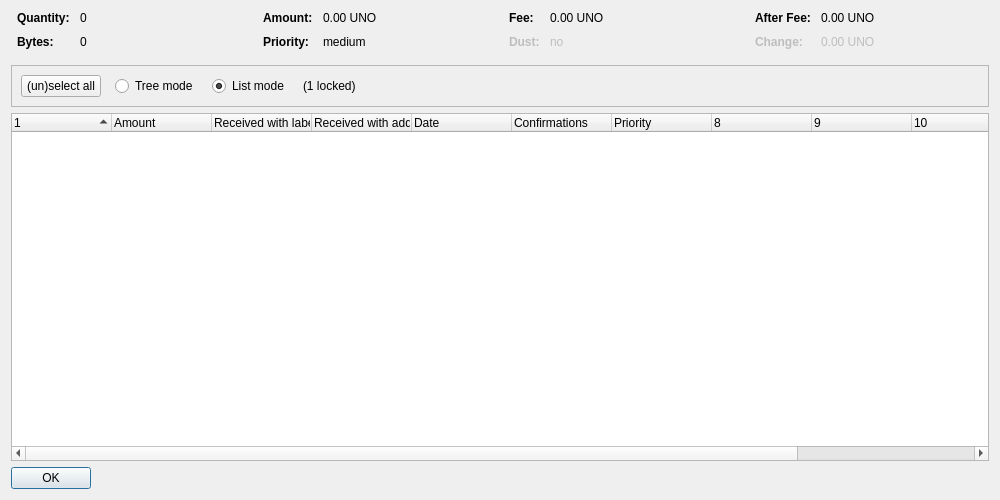
<?xml version="1.0" encoding="UTF-8"?>
<ui version="4.0">
 <class>CoinControlDialog</class>
 <widget class="QDialog" name="CoinControlDialog">
  <property name="geometry">
   <rect>
    <x>0</x>
    <y>0</y>
    <width>1000</width>
    <height>500</height>
   </rect>
  </property>
  <property name="windowTitle">
   <string>Coin Selection</string>
  </property>
  <layout class="QVBoxLayout" name="verticalLayout">
   <item>
    <layout class="QHBoxLayout" name="horizontalLayoutTop" stretch="0,0,0,0">
     <property name="topMargin">
      <number>0</number>
     </property>
     <property name="bottomMargin">
      <number>10</number>
     </property>
     <item>
      <layout class="QFormLayout" name="formLayoutCoinControl1">
       <property name="horizontalSpacing">
        <number>10</number>
       </property>
       <property name="verticalSpacing">
        <number>10</number>
       </property>
       <property name="leftMargin">
        <number>6</number>
       </property>
       <property name="rightMargin">
        <number>6</number>
       </property>
       <item row="0" column="0">
        <widget class="QLabel" name="labelCoinControlQuantityText">
         <property name="font">
          <font>
           <weight>75</weight>
           <bold>true</bold>
          </font>
         </property>
         <property name="text">
          <string>Quantity:</string>
         </property>
        </widget>
       </item>
       <item row="0" column="1">
        <widget class="QLabel" name="labelCoinControlQuantity">
         <property name="cursor">
          <cursorShape>IBeamCursor</cursorShape>
         </property>
         <property name="contextMenuPolicy">
          <enum>Qt::ActionsContextMenu</enum>
         </property>
         <property name="text">
          <string notr="true">0</string>
         </property>
         <property name="textInteractionFlags">
          <set>Qt::LinksAccessibleByMouse|Qt::TextSelectableByKeyboard|Qt::TextSelectableByMouse</set>
         </property>
        </widget>
       </item>
       <item row="1" column="0">
        <widget class="QLabel" name="labelCoinControlBytesText">
         <property name="font">
          <font>
           <weight>75</weight>
           <bold>true</bold>
          </font>
         </property>
         <property name="text">
          <string>Bytes:</string>
         </property>
        </widget>
       </item>
       <item row="1" column="1">
        <widget class="QLabel" name="labelCoinControlBytes">
         <property name="cursor">
          <cursorShape>IBeamCursor</cursorShape>
         </property>
         <property name="contextMenuPolicy">
          <enum>Qt::ActionsContextMenu</enum>
         </property>
         <property name="text">
          <string notr="true">0</string>
         </property>
         <property name="textInteractionFlags">
          <set>Qt::LinksAccessibleByMouse|Qt::TextSelectableByKeyboard|Qt::TextSelectableByMouse</set>
         </property>
        </widget>
       </item>
      </layout>
     </item>
     <item>
      <layout class="QFormLayout" name="formLayoutCoinControl2">
       <property name="horizontalSpacing">
        <number>10</number>
       </property>
       <property name="verticalSpacing">
        <number>10</number>
       </property>
       <property name="leftMargin">
        <number>6</number>
       </property>
       <property name="rightMargin">
        <number>6</number>
       </property>
       <item row="0" column="0">
        <widget class="QLabel" name="labelCoinControlAmountText">
         <property name="font">
          <font>
           <weight>75</weight>
           <bold>true</bold>
          </font>
         </property>
         <property name="text">
          <string>Amount:</string>
         </property>
        </widget>
       </item>
       <item row="0" column="1">
        <widget class="QLabel" name="labelCoinControlAmount">
         <property name="cursor">
          <cursorShape>IBeamCursor</cursorShape>
         </property>
         <property name="contextMenuPolicy">
          <enum>Qt::ActionsContextMenu</enum>
         </property>
         <property name="text">
          <string notr="true">0.00 UNO</string>
         </property>
         <property name="textInteractionFlags">
          <set>Qt::LinksAccessibleByMouse|Qt::TextSelectableByKeyboard|Qt::TextSelectableByMouse</set>
         </property>
        </widget>
       </item>
       <item row="1" column="0">
        <widget class="QLabel" name="labelCoinControlPriorityText">
         <property name="font">
          <font>
           <weight>75</weight>
           <bold>true</bold>
          </font>
         </property>
         <property name="text">
          <string>Priority:</string>
         </property>
        </widget>
       </item>
       <item row="1" column="1">
        <widget class="QLabel" name="labelCoinControlPriority">
         <property name="cursor">
          <cursorShape>IBeamCursor</cursorShape>
         </property>
         <property name="contextMenuPolicy">
          <enum>Qt::ActionsContextMenu</enum>
         </property>
         <property name="text">
          <string notr="true">medium</string>
         </property>
         <property name="textInteractionFlags">
          <set>Qt::LinksAccessibleByMouse|Qt::TextSelectableByKeyboard|Qt::TextSelectableByMouse</set>
         </property>
        </widget>
       </item>
      </layout>
     </item>
     <item>
      <layout class="QFormLayout" name="formLayoutCoinControl3">
       <property name="horizontalSpacing">
        <number>10</number>
       </property>
       <property name="verticalSpacing">
        <number>10</number>
       </property>
       <property name="leftMargin">
        <number>6</number>
       </property>
       <property name="rightMargin">
        <number>6</number>
       </property>
       <item row="0" column="0">
        <widget class="QLabel" name="labelCoinControlFeeText">
         <property name="font">
          <font>
           <weight>75</weight>
           <bold>true</bold>
          </font>
         </property>
         <property name="text">
          <string>Fee:</string>
         </property>
        </widget>
       </item>
       <item row="0" column="1">
        <widget class="QLabel" name="labelCoinControlFee">
         <property name="cursor">
          <cursorShape>IBeamCursor</cursorShape>
         </property>
         <property name="contextMenuPolicy">
          <enum>Qt::ActionsContextMenu</enum>
         </property>
         <property name="text">
          <string notr="true">0.00 UNO</string>
         </property>
         <property name="textInteractionFlags">
          <set>Qt::LinksAccessibleByMouse|Qt::TextSelectableByKeyboard|Qt::TextSelectableByMouse</set>
         </property>
        </widget>
       </item>
       <item row="1" column="0">
        <widget class="QLabel" name="labelCoinControlLowOutputText">
         <property name="enabled">
          <bool>false</bool>
         </property>
         <property name="font">
          <font>
           <weight>75</weight>
           <bold>true</bold>
          </font>
         </property>
         <property name="text">
          <string>Dust:</string>
         </property>
        </widget>
       </item>
       <item row="1" column="1">
        <widget class="QLabel" name="labelCoinControlLowOutput">
         <property name="enabled">
          <bool>false</bool>
         </property>
         <property name="cursor">
          <cursorShape>IBeamCursor</cursorShape>
         </property>
         <property name="contextMenuPolicy">
          <enum>Qt::ActionsContextMenu</enum>
         </property>
         <property name="text">
          <string notr="true">no</string>
         </property>
         <property name="textInteractionFlags">
          <set>Qt::LinksAccessibleByMouse|Qt::TextSelectableByKeyboard|Qt::TextSelectableByMouse</set>
         </property>
        </widget>
       </item>
      </layout>
     </item>
     <item>
      <layout class="QFormLayout" name="formLayoutCoinControl4">
       <property name="horizontalSpacing">
        <number>10</number>
       </property>
       <property name="verticalSpacing">
        <number>10</number>
       </property>
       <property name="leftMargin">
        <number>6</number>
       </property>
       <property name="rightMargin">
        <number>6</number>
       </property>
       <item row="0" column="0">
        <widget class="QLabel" name="labelCoinControlAfterFeeText">
         <property name="font">
          <font>
           <weight>75</weight>
           <bold>true</bold>
          </font>
         </property>
         <property name="text">
          <string>After Fee:</string>
         </property>
        </widget>
       </item>
       <item row="0" column="1">
        <widget class="QLabel" name="labelCoinControlAfterFee">
         <property name="cursor">
          <cursorShape>IBeamCursor</cursorShape>
         </property>
         <property name="contextMenuPolicy">
          <enum>Qt::ActionsContextMenu</enum>
         </property>
         <property name="text">
          <string notr="true">0.00 UNO</string>
         </property>
         <property name="textInteractionFlags">
          <set>Qt::LinksAccessibleByMouse|Qt::TextSelectableByKeyboard|Qt::TextSelectableByMouse</set>
         </property>
        </widget>
       </item>
       <item row="1" column="0">
        <widget class="QLabel" name="labelCoinControlChangeText">
         <property name="enabled">
          <bool>false</bool>
         </property>
         <property name="font">
          <font>
           <weight>75</weight>
           <bold>true</bold>
          </font>
         </property>
         <property name="text">
          <string>Change:</string>
         </property>
        </widget>
       </item>
       <item row="1" column="1">
        <widget class="QLabel" name="labelCoinControlChange">
         <property name="enabled">
          <bool>false</bool>
         </property>
         <property name="cursor">
          <cursorShape>IBeamCursor</cursorShape>
         </property>
         <property name="contextMenuPolicy">
          <enum>Qt::ActionsContextMenu</enum>
         </property>
         <property name="text">
          <string notr="true">0.00 UNO</string>
         </property>
         <property name="textInteractionFlags">
          <set>Qt::LinksAccessibleByMouse|Qt::TextSelectableByKeyboard|Qt::TextSelectableByMouse</set>
         </property>
        </widget>
       </item>
      </layout>
     </item>
    </layout>
   </item>
   <item>
    <widget class="QFrame" name="frame">
     <property name="minimumSize">
      <size>
       <width>0</width>
       <height>40</height>
      </size>
     </property>
     <property name="frameShape">
      <enum>QFrame::StyledPanel</enum>
     </property>
     <property name="frameShadow">
      <enum>QFrame::Sunken</enum>
     </property>
     <layout class="QHBoxLayout" name="horizontalLayout">
      <item>
       <layout class="QHBoxLayout" name="horizontalLayoutPanel" stretch="0,0,0,0,0">
        <property name="spacing">
         <number>14</number>
        </property>
        <item>
         <widget class="QPushButton" name="pushButtonSelectAll">
          <property name="sizePolicy">
           <sizepolicy hsizetype="Maximum" vsizetype="Fixed">
            <horstretch>0</horstretch>
            <verstretch>0</verstretch>
           </sizepolicy>
          </property>
          <property name="text">
           <string>(un)select all</string>
          </property>
          <property name="autoDefault">
           <bool>false</bool>
          </property>
         </widget>
        </item>
        <item>
         <widget class="QRadioButton" name="radioTreeMode">
          <property name="sizePolicy">
           <sizepolicy hsizetype="Maximum" vsizetype="Fixed">
            <horstretch>0</horstretch>
            <verstretch>0</verstretch>
           </sizepolicy>
          </property>
          <property name="text">
           <string>Tree mode</string>
          </property>
         </widget>
        </item>
        <item>
         <widget class="QRadioButton" name="radioListMode">
          <property name="sizePolicy">
           <sizepolicy hsizetype="Maximum" vsizetype="Fixed">
            <horstretch>0</horstretch>
            <verstretch>0</verstretch>
           </sizepolicy>
          </property>
          <property name="text">
           <string>List mode</string>
          </property>
          <property name="checked">
           <bool>true</bool>
          </property>
         </widget>
        </item>
        <item>
         <widget class="QLabel" name="labelLocked">
          <property name="text">
           <string notr="true">(1 locked)</string>
          </property>
         </widget>
        </item>
        <item>
         <spacer name="horizontalSpacer">
          <property name="orientation">
           <enum>Qt::Horizontal</enum>
          </property>
          <property name="sizeHint" stdset="0">
           <size>
            <width>40</width>
            <height>20</height>
           </size>
          </property>
         </spacer>
        </item>
       </layout>
      </item>
     </layout>
    </widget>
   </item>
   <item>
    <widget class="CoinControlTreeWidget" name="treeWidget">
     <property name="contextMenuPolicy">
      <enum>Qt::CustomContextMenu</enum>
     </property>
     <property name="sortingEnabled">
      <bool>false</bool>
     </property>
     <property name="columnCount">
      <number>12</number>
     </property>
     <attribute name="headerShowSortIndicator" stdset="0">
      <bool>true</bool>
     </attribute>
     <attribute name="headerStretchLastSection">
      <bool>false</bool>
     </attribute>
     <column>
      <property name="text">
       <string/>
      </property>
     </column>
     <column>
      <property name="text">
       <string>Amount</string>
      </property>
     </column>
     <column>
      <property name="text">
       <string>Received with label</string>
      </property>
     </column>
     <column>
      <property name="text">
       <string>Received with address</string>
      </property>
     </column>
     <column>
      <property name="text">
       <string>Date</string>
      </property>
     </column>
     <column>
      <property name="text">
       <string>Confirmations</string>
      </property>
      <property name="toolTip">
       <string>Confirmed</string>
      </property>
     </column>
     <column>
      <property name="text">
       <string>Priority</string>
      </property>
     </column>
     <column>
      <property name="text">
       <string/>
      </property>
     </column>
     <column>
      <property name="text">
       <string/>
      </property>
     </column>
     <column>
      <property name="text">
       <string/>
      </property>
     </column>
     <column>
      <property name="text">
       <string/>
      </property>
     </column>
     <column>
      <property name="text">
       <string/>
      </property>
     </column>
    </widget>
   </item>
   <item>
    <widget class="QDialogButtonBox" name="buttonBox">
     <property name="sizePolicy">
      <sizepolicy hsizetype="Maximum" vsizetype="Fixed">
       <horstretch>0</horstretch>
       <verstretch>0</verstretch>
      </sizepolicy>
     </property>
     <property name="orientation">
      <enum>Qt::Horizontal</enum>
     </property>
     <property name="standardButtons">
      <set>QDialogButtonBox::Ok</set>
     </property>
    </widget>
   </item>
  </layout>
 </widget>
 <customwidgets>
  <customwidget>
   <class>CoinControlTreeWidget</class>
   <extends>QTreeWidget</extends>
   <header>coincontroltreewidget.h</header>
  </customwidget>
 </customwidgets>
 <resources/>
 <connections/>
</ui>
